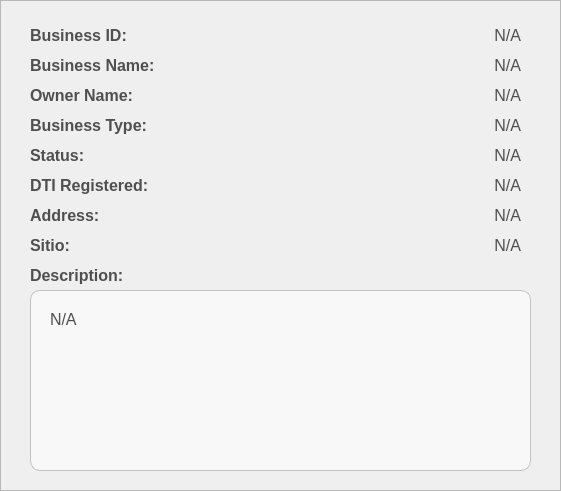
    <widget class="QFrame" name="basePopUpBodyFrame_3">
     <property name="geometry">
      <rect>
       <x>690</x>
       <y>70</y>
       <width>561</width>
       <height>491</height>
      </rect>
     </property>
     <property name="styleSheet">
      <string notr="true">#basePopUpBodyFrame_3 {
	background-color: rgb(247, 247, 247);
	border: 1px solid rgb(194, 194, 194);
	border-radius: 10px;
}</string>
     </property>
     <property name="frameShape">
      <enum>QFrame::Shape::StyledPanel</enum>
     </property>
     <property name="frameShadow">
      <enum>QFrame::Shadow::Raised</enum>
     </property>
     <widget class="QLabel" name="inst_labelBusinessName">
      <property name="geometry">
       <rect>
        <x>30</x>
        <y>50</y>
        <width>151</width>
        <height>31</height>
       </rect>
      </property>
      <property name="font">
       <font>
        <family>Arial</family>
        <pointsize>12</pointsize>
        <bold>true</bold>
       </font>
      </property>
      <property name="styleSheet">
       <string notr="true">#inst_labelBusinessName{
	background-color:transparent;
	color:#4f4f4f;
}</string>
      </property>
      <property name="text">
       <string>Business Name:</string>
      </property>
      <property name="alignment">
       <set>Qt::AlignmentFlag::AlignLeading|Qt::AlignmentFlag::AlignLeft|Qt::AlignmentFlag::AlignVCenter</set>
      </property>
     </widget>
     <widget class="QLabel" name="inst_labelBusinessOwnerName">
      <property name="geometry">
       <rect>
        <x>30</x>
        <y>80</y>
        <width>151</width>
        <height>31</height>
       </rect>
      </property>
      <property name="font">
       <font>
        <family>Arial</family>
        <pointsize>12</pointsize>
        <bold>true</bold>
       </font>
      </property>
      <property name="styleSheet">
       <string notr="true">#inst_labelBusinessOwnerName{
	background-color:transparent;
	color:#4f4f4f;
}</string>
      </property>
      <property name="text">
       <string>Owner Name:</string>
      </property>
      <property name="alignment">
       <set>Qt::AlignmentFlag::AlignLeading|Qt::AlignmentFlag::AlignLeft|Qt::AlignmentFlag::AlignVCenter</set>
      </property>
     </widget>
     <widget class="QLabel" name="inst_displayBusinessName">
      <property name="geometry">
       <rect>
        <x>190</x>
        <y>50</y>
        <width>331</width>
        <height>31</height>
       </rect>
      </property>
      <property name="font">
       <font>
        <family>Arial</family>
        <pointsize>12</pointsize>
       </font>
      </property>
      <property name="styleSheet">
       <string notr="true">#inst_displayBusinessName{
	background-color:transparent;
	color:#4f4f4f;
}</string>
      </property>
      <property name="text">
       <string>N/A</string>
      </property>
      <property name="alignment">
       <set>Qt::AlignmentFlag::AlignRight|Qt::AlignmentFlag::AlignTrailing|Qt::AlignmentFlag::AlignVCenter</set>
      </property>
     </widget>
     <widget class="QLabel" name="inst_displayBusinessOwnerName">
      <property name="geometry">
       <rect>
        <x>190</x>
        <y>80</y>
        <width>331</width>
        <height>31</height>
       </rect>
      </property>
      <property name="font">
       <font>
        <family>Arial</family>
        <pointsize>12</pointsize>
       </font>
      </property>
      <property name="styleSheet">
       <string notr="true">#inst_displayBusinessOwnerName{
	background-color:transparent;
	color:#4f4f4f;
}</string>
      </property>
      <property name="text">
       <string>N/A</string>
      </property>
      <property name="alignment">
       <set>Qt::AlignmentFlag::AlignRight|Qt::AlignmentFlag::AlignTrailing|Qt::AlignmentFlag::AlignVCenter</set>
      </property>
     </widget>
     <widget class="QLabel" name="inst_labelBusinessDescription">
      <property name="geometry">
       <rect>
        <x>30</x>
        <y>260</y>
        <width>151</width>
        <height>31</height>
       </rect>
      </property>
      <property name="font">
       <font>
        <family>Arial</family>
        <pointsize>12</pointsize>
        <bold>true</bold>
       </font>
      </property>
      <property name="styleSheet">
       <string notr="true">#inst_labelBusinessDescription{
	background-color:transparent;
	color:#4f4f4f;
}</string>
      </property>
      <property name="text">
       <string>Description:</string>
      </property>
      <property name="alignment">
       <set>Qt::AlignmentFlag::AlignLeading|Qt::AlignmentFlag::AlignLeft|Qt::AlignmentFlag::AlignVCenter</set>
      </property>
     </widget>
     <widget class="QFrame" name="basePopUpBodyFrame_Desc">
      <property name="geometry">
       <rect>
        <x>30</x>
        <y>290</y>
        <width>501</width>
        <height>181</height>
       </rect>
      </property>
      <property name="styleSheet">
       <string notr="true">#basePopUpBodyFrame_Desc {
	background-color: rgb(248, 248, 248);
	border: 1px solid rgb(194, 194, 194);
	border-radius: 10px;
}</string>
      </property>
      <property name="frameShape">
       <enum>QFrame::Shape::StyledPanel</enum>
      </property>
      <property name="frameShadow">
       <enum>QFrame::Shadow::Raised</enum>
      </property>
      <widget class="QLabel" name="inst_BusinessDescription">
       <property name="geometry">
        <rect>
         <x>20</x>
         <y>20</y>
         <width>461</width>
         <height>141</height>
        </rect>
       </property>
       <property name="font">
        <font>
         <family>Arial</family>
         <pointsize>12</pointsize>
        </font>
       </property>
       <property name="styleSheet">
        <string notr="true">#inst_BusinessDescription{
	background-color:transparent;
	color:#4f4f4f;
}</string>
       </property>
       <property name="text">
        <string>N/A</string>
       </property>
       <property name="alignment">
        <set>Qt::AlignmentFlag::AlignLeading|Qt::AlignmentFlag::AlignLeft|Qt::AlignmentFlag::AlignTop</set>
       </property>
       <property name="wordWrap">
        <bool>true</bool>
       </property>
      </widget>
     </widget>
     <widget class="QLabel" name="inst_displayBusinessStatus">
      <property name="geometry">
       <rect>
        <x>190</x>
        <y>140</y>
        <width>331</width>
        <height>31</height>
       </rect>
      </property>
      <property name="font">
       <font>
        <family>Arial</family>
        <pointsize>12</pointsize>
       </font>
      </property>
      <property name="styleSheet">
       <string notr="true">#inst_displayBusinessStatus{
	background-color:transparent;
	color:#4f4f4f;
}</string>
      </property>
      <property name="text">
       <string>N/A</string>
      </property>
      <property name="alignment">
       <set>Qt::AlignmentFlag::AlignRight|Qt::AlignmentFlag::AlignTrailing|Qt::AlignmentFlag::AlignVCenter</set>
      </property>
     </widget>
     <widget class="QLabel" name="inst_labelBusinessStatus">
      <property name="geometry">
       <rect>
        <x>30</x>
        <y>140</y>
        <width>151</width>
        <height>31</height>
       </rect>
      </property>
      <property name="font">
       <font>
        <family>Arial</family>
        <pointsize>12</pointsize>
        <bold>true</bold>
       </font>
      </property>
      <property name="styleSheet">
       <string notr="true">#inst_labelBusinessStatus{
	background-color:transparent;
	color:#4f4f4f;
}</string>
      </property>
      <property name="text">
       <string>Status:</string>
      </property>
      <property name="alignment">
       <set>Qt::AlignmentFlag::AlignLeading|Qt::AlignmentFlag::AlignLeft|Qt::AlignmentFlag::AlignVCenter</set>
      </property>
     </widget>
     <widget class="QLabel" name="inst_displayBusinessID">
      <property name="geometry">
       <rect>
        <x>190</x>
        <y>20</y>
        <width>331</width>
        <height>31</height>
       </rect>
      </property>
      <property name="font">
       <font>
        <family>Arial</family>
        <pointsize>12</pointsize>
       </font>
      </property>
      <property name="styleSheet">
       <string notr="true">#inst_displayBusinessID{
	background-color:transparent;
	color:#4f4f4f;
}</string>
      </property>
      <property name="text">
       <string>N/A</string>
      </property>
      <property name="alignment">
       <set>Qt::AlignmentFlag::AlignRight|Qt::AlignmentFlag::AlignTrailing|Qt::AlignmentFlag::AlignVCenter</set>
      </property>
     </widget>
     <widget class="QLabel" name="inst_labelBusinessID">
      <property name="geometry">
       <rect>
        <x>30</x>
        <y>20</y>
        <width>151</width>
        <height>31</height>
       </rect>
      </property>
      <property name="font">
       <font>
        <family>Arial</family>
        <pointsize>12</pointsize>
        <bold>true</bold>
       </font>
      </property>
      <property name="styleSheet">
       <string notr="true">#inst_labelBusinessID{
	background-color:transparent;
	color:#4f4f4f;
}</string>
      </property>
      <property name="text">
       <string>Business ID:</string>
      </property>
      <property name="alignment">
       <set>Qt::AlignmentFlag::AlignLeading|Qt::AlignmentFlag::AlignLeft|Qt::AlignmentFlag::AlignVCenter</set>
      </property>
     </widget>
     <widget class="QLabel" name="inst_labelBusinessAddress">
      <property name="geometry">
       <rect>
        <x>30</x>
        <y>200</y>
        <width>151</width>
        <height>31</height>
       </rect>
      </property>
      <property name="font">
       <font>
        <family>Arial</family>
        <pointsize>12</pointsize>
        <bold>true</bold>
       </font>
      </property>
      <property name="styleSheet">
       <string notr="true">#inst_labelBusinessAddress{
	background-color:transparent;
	color:#4f4f4f;
}</string>
      </property>
      <property name="text">
       <string>Address:</string>
      </property>
      <property name="alignment">
       <set>Qt::AlignmentFlag::AlignLeading|Qt::AlignmentFlag::AlignLeft|Qt::AlignmentFlag::AlignVCenter</set>
      </property>
     </widget>
     <widget class="QLabel" name="inst_displayBusinessAddress">
      <property name="geometry">
       <rect>
        <x>110</x>
        <y>200</y>
        <width>411</width>
        <height>31</height>
       </rect>
      </property>
      <property name="font">
       <font>
        <family>Arial</family>
        <pointsize>12</pointsize>
       </font>
      </property>
      <property name="styleSheet">
       <string notr="true">#inst_displayBusinessAddress{
	background-color:transparent;
	color:#4f4f4f;
}</string>
      </property>
      <property name="text">
       <string>N/A</string>
      </property>
      <property name="alignment">
       <set>Qt::AlignmentFlag::AlignRight|Qt::AlignmentFlag::AlignTrailing|Qt::AlignmentFlag::AlignVCenter</set>
      </property>
     </widget>
     <widget class="QLabel" name="inst_labelBusinessType">
      <property name="geometry">
       <rect>
        <x>30</x>
        <y>110</y>
        <width>151</width>
        <height>31</height>
       </rect>
      </property>
      <property name="font">
       <font>
        <family>Arial</family>
        <pointsize>12</pointsize>
        <bold>true</bold>
       </font>
      </property>
      <property name="styleSheet">
       <string notr="true">#inst_labelBusinessType{
	background-color:transparent;
	color:#4f4f4f;
}</string>
      </property>
      <property name="text">
       <string>Business Type:</string>
      </property>
      <property name="alignment">
       <set>Qt::AlignmentFlag::AlignLeading|Qt::AlignmentFlag::AlignLeft|Qt::AlignmentFlag::AlignVCenter</set>
      </property>
     </widget>
     <widget class="QLabel" name="inst_displayBusinessType">
      <property name="geometry">
       <rect>
        <x>190</x>
        <y>110</y>
        <width>331</width>
        <height>31</height>
       </rect>
      </property>
      <property name="font">
       <font>
        <family>Arial</family>
        <pointsize>12</pointsize>
       </font>
      </property>
      <property name="styleSheet">
       <string notr="true">#inst_displayBusinessType{
	background-color:transparent;
	color:#4f4f4f;
}</string>
      </property>
      <property name="text">
       <string>N/A</string>
      </property>
      <property name="alignment">
       <set>Qt::AlignmentFlag::AlignRight|Qt::AlignmentFlag::AlignTrailing|Qt::AlignmentFlag::AlignVCenter</set>
      </property>
     </widget>
     <widget class="QLabel" name="inst_labelBusinessDTIRegistered">
      <property name="geometry">
       <rect>
        <x>30</x>
        <y>170</y>
        <width>151</width>
        <height>31</height>
       </rect>
      </property>
      <property name="font">
       <font>
        <family>Arial</family>
        <pointsize>12</pointsize>
        <bold>true</bold>
       </font>
      </property>
      <property name="styleSheet">
       <string notr="true">#inst_labelBusinessDTIRegistered{
	background-color:transparent;
	color:#4f4f4f;
}</string>
      </property>
      <property name="text">
       <string>DTI Registered:</string>
      </property>
      <property name="alignment">
       <set>Qt::AlignmentFlag::AlignLeading|Qt::AlignmentFlag::AlignLeft|Qt::AlignmentFlag::AlignVCenter</set>
      </property>
     </widget>
     <widget class="QLabel" name="inst_displayBusinessDTIRegistered">
      <property name="geometry">
       <rect>
        <x>190</x>
        <y>170</y>
        <width>331</width>
        <height>31</height>
       </rect>
      </property>
      <property name="font">
       <font>
        <family>Arial</family>
        <pointsize>12</pointsize>
       </font>
      </property>
      <property name="styleSheet">
       <string notr="true">#inst_displayBusinessDTIRegistered{
	background-color:transparent;
	color:#4f4f4f;
}</string>
      </property>
      <property name="text">
       <string>N/A</string>
      </property>
      <property name="alignment">
       <set>Qt::AlignmentFlag::AlignRight|Qt::AlignmentFlag::AlignTrailing|Qt::AlignmentFlag::AlignVCenter</set>
      </property>
     </widget>
     <widget class="QLabel" name="inst_displayBusinessAddress_Sitio">
      <property name="geometry">
       <rect>
        <x>110</x>
        <y>230</y>
        <width>411</width>
        <height>31</height>
       </rect>
      </property>
      <property name="font">
       <font>
        <family>Arial</family>
        <pointsize>12</pointsize>
       </font>
      </property>
      <property name="styleSheet">
       <string notr="true">#inst_displayBusinessAddress_Sitio{
	background-color:transparent;
	color:#4f4f4f;
}</string>
      </property>
      <property name="text">
       <string>N/A</string>
      </property>
      <property name="alignment">
       <set>Qt::AlignmentFlag::AlignRight|Qt::AlignmentFlag::AlignTrailing|Qt::AlignmentFlag::AlignVCenter</set>
      </property>
     </widget>
     <widget class="QLabel" name="inst_labelBusinessAddress_Sitio">
      <property name="geometry">
       <rect>
        <x>30</x>
        <y>230</y>
        <width>151</width>
        <height>31</height>
       </rect>
      </property>
      <property name="font">
       <font>
        <family>Arial</family>
        <pointsize>12</pointsize>
        <bold>true</bold>
       </font>
      </property>
      <property name="styleSheet">
       <string notr="true">#inst_labelBusinessAddress_Sitio{
	background-color:transparent;
	color:#4f4f4f;
}</string>
      </property>
      <property name="text">
       <string>Sitio:</string>
      </property>
      <property name="alignment">
       <set>Qt::AlignmentFlag::AlignLeading|Qt::AlignmentFlag::AlignLeft|Qt::AlignmentFlag::AlignVCenter</set>
      </property>
     </widget>
    </widget>
